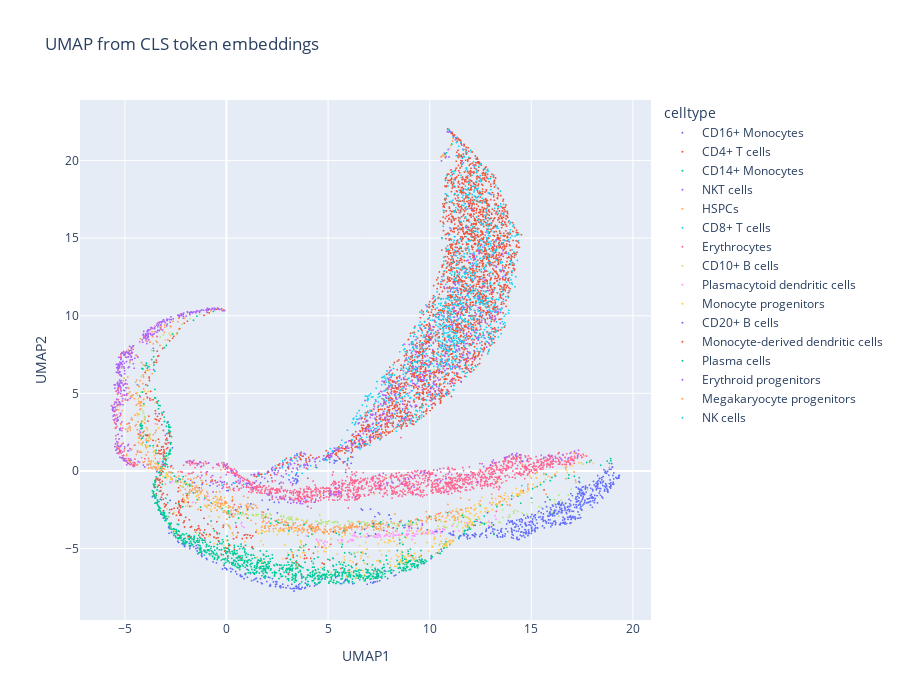

Here is the notebook cell this chart was saved with:
### Code cell
import plotly.express as px
import pandas as pd

cls_umap_df = pd.DataFrame(
    cls_embed_adata.obsm["X_umap"], columns=["UMAP1", "UMAP2"]
)
cls_umap_df["celltype"] = cls_embed_adata.obs["celltype"].values
cls_umap_df["cell_id"] = cls_embed_adata.obs["cell_id"].values

fig = px.scatter(
    cls_umap_df, x="UMAP1", y="UMAP2", color="celltype",
    hover_name="cell_id",
    title="UMAP from CLS token embeddings",
    width=900, height=700,
)
fig.update_traces(marker_size=2)
fig.show()

### Figure 1 — Plotly figure (JSON) as saved in the notebook; plotly's stock layout.template omitted (floating-point values rounded to 4 significant figures; data arrays with more than 128 entries replaced by an {"elided": "..."} marker saying what was removed)
{"data": [{"hovertemplate": "<b>%{hovertext}</b><br><br>celltype=CD16+ Monocytes<br>UMAP1=%{x}<br>UMAP2=%{y}<extra></extra>", "hovertext": {"elided": "166 str values"}, "legendgroup": "CD16+ Monocytes", "marker": {"color": "#636efa", "size": 2, "symbol": "circle"}, "mode": "markers", "name": "CD16+ Monocytes", "showlegend": true, "type": "scattergl", "x": {"elided": "166 float values"}, "xaxis": "x", "y": {"elided": "166 float values"}, "yaxis": "y"}, {"hovertemplate": "<b>%{hovertext}</b><br><br>celltype=CD4+ T cells<br>UMAP1=%{x}<br>UMAP2=%{y}<extra></extra>", "hovertext": {"elided": "2684 str values"}, "legendgroup": "CD4+ T cells", "marker": {"color": "#EF553B", "size": 2, "symbol": "circle"}, "mode": "markers", "name": "CD4+ T cells", "showlegend": true, "type": "scattergl", "x": {"elided": "2684 float values"}, "xaxis": "x", "y": {"elided": "2684 float values"}, "yaxis": "y"}, {"hovertemplate": "<b>%{hovertext}</b><br><br>celltype=CD14+ Monocytes<br>UMAP1=%{x}<br>UMAP2=%{y}<extra></extra>", "hovertext": {"elided": "1050 str values"}, "legendgroup": "CD14+ Monocytes", "marker": {"color": "#00cc96", "size": 2, "symbol": "circle"}, "mode": "markers", "name": "CD14+ Monocytes", "showlegend": true, "type": "scattergl", "x": {"elided": "1050 float values"}, "xaxis": "x", "y": {"elided": "1050 float values"}, "yaxis": "y"}, {"hovertemplate": "<b>%{hovertext}</b><br><br>celltype=NKT cells<br>UMAP1=%{x}<br>UMAP2=%{y}<extra></extra>", "hovertext": {"elided": "663 str values"}, "legendgroup": "NKT cells", "marker": {"color": "#ab63fa", "size": 2, "symbol": "circle"}, "mode": "markers", "name": "NKT cells", "showlegend": true, "type": "scattergl", "x": {"elided": "663 float values"}, "xaxis": "x", "y": {"elided": "663 float values"}, "yaxis": "y"}, {"hovertemplate": "<b>%{hovertext}</b><br><br>celltype=HSPCs<br>UMAP1=%{x}<br>UMAP2=%{y}<extra></extra>", "hovertext": {"elided": "445 str values"}, "legendgroup": "HSPCs", "marker": {"color": "#FFA15A", "size": 2, "symbol": "circle"}, "mode": "markers", "name": "HSPCs", "showlegend": true, "type": "scattergl", "x": {"elided": "445 float values"}, "xaxis": "x", "y": {"elided": "445 float values"}, "yaxis": "y"}, {"hovertemplate": "<b>%{hovertext}</b><br><br>celltype=CD8+ T cells<br>UMAP1=%{x}<br>UMAP2=%{y}<extra></extra>", "hovertext": {"elided": "1015 str values"}, "legendgroup": "CD8+ T cells", "marker": {"color": "#19d3f3", "size": 2, "symbol": "circle"}, "mode": "markers", "name": "CD8+ T cells", "showlegend": true, "type": "scattergl", "x": {"elided": "1015 float values"}, "xaxis": "x", "y": {"elided": "1015 float values"}, "yaxis": "y"}, {"hovertemplate": "<b>%{hovertext}</b><br><br>celltype=Erythrocytes<br>UMAP1=%{x}<br>UMAP2=%{y}<extra></extra>", "hovertext": {"elided": "1502 str values"}, "legendgroup": "Erythrocytes", "marker": {"color": "#FF6692", "size": 2, "symbol": "circle"}, "mode": "markers", "name": "Erythrocytes", "showlegend": true, "type": "scattergl", "x": {"elided": "1502 float values"}, "xaxis": "x", "y": {"elided": "1502 float values"}, "yaxis": "y"}, {"hovertemplate": "<b>%{hovertext}</b><br><br>celltype=CD10+ B cells<br>UMAP1=%{x}<br>UMAP2=%{y}<extra></extra>", "hovertext": {"elided": "207 str values"}, "legendgroup": "CD10+ B cells", "marker": {"color": "#B6E880", "size": 2, "symbol": "circle"}, "mode": "markers", "name": "CD10+ B cells", "showlegend": true, "type": "scattergl", "x": {"elided": "207 float values"}, "xaxis": "x", "y": {"elided": "207 float values"}, "yaxis": "y"}, {"hovertemplate": "<b>%{hovertext}</b><br><br>celltype=Plasmacytoid dendritic cells<br>UMAP1=%{x}<br>UMAP2=%{y}<extra></extra>", "hovertext": {"elided": "134 str values"}, "legendgroup": "Plasmacytoid dendritic cells", "marker": {"color": "#FF97FF", "size": 2, "symbol": "circle"}, "mode": "markers", "name": "Plasmacytoid dendritic cells", "showlegend": true, "type": "scattergl", "x": {"elided": "134 float values"}, "xaxis": "x", "y": {"elided": "134 float values"}, "yaxis": "y"}, {"hovertemplate": "<b>%{hovertext}</b><br><br>celltype=Monocyte progenitors<br>UMAP1=%{x}<br>UMAP2=%{y}<extra></extra>", "hovertext": {"elided": "428 str values"}, "legendgroup": "Monocyte progenitors", "marker": {"color": "#FECB52", "size": 2, "symbol": "circle"}, "mode": "markers", "name": "Monocyte progenitors", "showlegend": true, "type": "scattergl", "x": {"elided": "428 float values"}, "xaxis": "x", "y": {"elided": "428 float values"}, "yaxis": "y"}, {"hovertemplate": "<b>%{hovertext}</b><br><br>celltype=CD20+ B cells<br>UMAP1=%{x}<br>UMAP2=%{y}<extra></extra>", "hovertext": {"elided": "543 str values"}, "legendgroup": "CD20+ B cells", "marker": {"color": "#636efa", "size": 2, "symbol": "circle"}, "mode": "markers", "name": "CD20+ B cells", "showlegend": true, "type": "scattergl", "x": {"elided": "543 float values"}, "xaxis": "x", "y": {"elided": "543 float values"}, "yaxis": "y"}, {"hovertemplate": "<b>%{hovertext}</b><br><br>celltype=Monocyte-derived dendritic cells<br>UMAP1=%{x}<br>UMAP2=%{y}<extra></extra>", "hovertext": {"elided": "214 str values"}, "legendgroup": "Monocyte-derived dendritic cells", "marker": {"color": "#EF553B", "size": 2, "symbol": "circle"}, "mode": "markers", "name": "Monocyte-derived dendritic cells", "showlegend": true, "type": "scattergl", "x": {"elided": "214 float values"}, "xaxis": "x", "y": {"elided": "214 float values"}, "yaxis": "y"}, {"hovertemplate": "<b>%{hovertext}</b><br><br>celltype=Plasma cells<br>UMAP1=%{x}<br>UMAP2=%{y}<extra></extra>", "hovertext": ["AACTCTTAGGCACATG-1-Oetjen_A", "AATCCAGTCTACTTAC-1-Oetjen_A", "AATCGGTAGTGCTGCC-1-Oetjen_A", "ACAGCCGAGCGAGAAA-1-Oetjen_A", "ACGAGGAGTTCGTGAT-1-Oetjen_A", "AGAATAGCAAGGACAC-1-Oetjen_A", "AGCGTATGTACAGTTC-1-Oetjen_A", "AGCTCTCTCCCTAACC-1-Oetjen_A", "ATGTGTGGTTCGCGAC-1-Oetjen_A", "ATTACTCGTGAAGGCT-1-Oetjen_A", "CAAGAAAGTCATGCAT-1-Oetjen_A", "CACCACTGTCGACTAT-1-Oetjen_A", "CCATTCGGTGAAATCA-1-Oetjen_A", "CCCTCCTGTACCAGTT-1-Oetjen_A", "CCGGGATGTTTGTGTG-1-Oetjen_A", "CCGTACTTCGATCCCT-1-Oetjen_A", "CCGTGGACATGAAGTA-1-Oetjen_A", "CGAGCCACACTTAACG-1-Oetjen_A", "CGTAGGCCACTTCGAA-1-Oetjen_A", "CTTAACTTCTCAACTT-1-Oetjen_A", "GAACCTATCCATGCTC-1-Oetjen_A", "GCACTCTTCGTCGTTC-1-Oetjen_A", "GCATGCGGTTGGAGGT-1-Oetjen_A", "GCCTCTACAGACACTT-1-Oetjen_A", "GCGGGTTCAATCACAC-1-Oetjen_A", "GGAACTTGTTATCGGT-1-Oetjen_A", "GGACATTGTTATTCTC-1-Oetjen_A", "GTCACGGTCTAACTTC-1-Oetjen_A", "TACGGATCAGGCTCAC-1-Oetjen_A", "TCCACACGTTGATTGC-1-Oetjen_A", "TGACTAGAGTGCCATT-1-Oetjen_A", "TGTGGTACATTCTCAT-1-Oetjen_A", "TTATGCTTCTGCCCTA-1-Oetjen_A", "AAATGCCGTACCCAAT-1-Oetjen_P", "AAGCCGCTCCCAAGTA-1-Oetjen_P", "ACCAGTATCAAACGGG-1-Oetjen_P", "ACTGAACAGCTAGGCA-1-Oetjen_P", "AGGGAGTTCCTACAGA-1-Oetjen_P", "AGGTCATAGACATAAC-1-Oetjen_P", "ATCTACTTCGTGGACC-1-Oetjen_P", "ATTCTACAGCATCATC-1-Oetjen_P", "CACAGTAGTTCACGGC-1-Oetjen_P", "CACATTTCATTGCGGC-1-Oetjen_P", "CCAGCGACATGTCCTC-1-Oetjen_P", "CCCATACCACATCTTT-1-Oetjen_P", "CCGTTCAGTAAACGCG-1-Oetjen_P", "CCTTCGACACAGACTT-1-Oetjen_P", "CGACTTCGTCTCTTTA-1-Oetjen_P", "CGACTTCTCATTATCC-1-Oetjen_P", "CGAGAAGAGATCGATA-1-Oetjen_P", "CGGCTAGAGTGTGAAT-1-Oetjen_P", "CGTCAGGTCATAAAGG-1-Oetjen_P", "CGTTAGAGTCGCATAT-1-Oetjen_P", "CGTTCTGTCTGTCTAT-1-Oetjen_P", "GACCAATAGTTCGCGC-1-Oetjen_P", "GCACATATCATTCACT-1-Oetjen_P", "GCAGCCACAAAGGAAG-1-Oetjen_P", "GCAGTTACAATGAATG-1-Oetjen_P", "GCATACAAGGGAGTAA-1-Oetjen_P", "GCATGCGGTGACGGTA-1-Oetjen_P", "GGGCACTCAAGGTGTG-1-Oetjen_P", "GGTGAAGGTTGGTTTG-1-Oetjen_P", "GTACGTAAGGTCATCT-1-Oetjen_P", "GTACTCCAGCAATATG-1-Oetjen_P", "GTAGTCACACTGTGTA-1-Oetjen_P", "GTGTGCGTCAGCTCGG-1-Oetjen_P", "TAGGCATAGGGTATCG-1-Oetjen_P", "TATGCCCTCCTCAACC-1-Oetjen_P", "TCAGCAATCGCATGAT-1-Oetjen_P", "TCAGGATCAATGGTCT-1-Oetjen_P", "TCTTCGGTCTAACCGA-1-Oetjen_P", "TGCTACCCAAGGTGTG-1-Oetjen_P", "TTAACTCCAATACGCT-1-Oetjen_P", "AAACCTGGTTGCTCCT-1-Oetjen_U", "AAGTCTGGTACAGTGG-1-Oetjen_U", "ACCTTTAAGTGGCACA-1-Oetjen_U", "AGGTCATCACGGCCAT-1-Oetjen_U", "AGGTCATTCTCTGAGA-1-Oetjen_U", "AGTAGTCTCACTTACT-1-Oetjen_U", "ATTGGTGCAGTTTACG-1-Oetjen_U", "CAGCTAAGTTCGAATC-1-Oetjen_U", "CATCAAGGTTACGCGC-1-Oetjen_U", "CATTCGCTCTTTAGTC-1-Oetjen_U", "CCAATCCGTCTGATCA-1-Oetjen_U", "CCAGCGAAGGAGTAGA-1-Oetjen_U", "CCGTGGATCAGCTTAG-1-Oetjen_U", "CCTTTCTTCGTTGCCT-1-Oetjen_U", "CGGAGCTTCTTCGGTC-1-Oetjen_U", "CGTAGCGGTATAAACG-1-Oetjen_U", "CGTCCATTCATATCGG-1-Oetjen_U", "CGTCCATTCCAATGGT-1-Oetjen_U", "CGTTAGATCTGTTGAG-1-Oetjen_U", "CTGTTTATCATAACCG-1-Oetjen_U", "GAAACTCTCGGACAAG-1-Oetjen_U", "GAAATGATCGTCTGCT-1-Oetjen_U", "GAACCTAAGATGCCTT-1-Oetjen_U", "GACTAACAGTCCATAC-1-Oetjen_U", "GACTACAGTTCTGTTT-1-Oetjen_U", "GACTGCGTCGCAAGCC-1-Oetjen_U", "GATGCTATCCCACTTG-1-Oetjen_U", "GCTGCTTGTCCGACGT-1-Oetjen_U", "GGACGTCTCATGTCTT-1-Oetjen_U", "GTACTTTTCTCTGCTG-1-Oetjen_U", "GTATCTTCAGCCTTTC-1-Oetjen_U", "GTCGTAATCTCATTCA-1-Oetjen_U", "GTGAAGGGTCCAGTGC-1-Oetjen_U", "GTGAAGGTCAAACAAG-1-Oetjen_U", "GTGTGCGTCCGTTGCT-1-Oetjen_U", "TACGGGCGTCTCACCT-1-Oetjen_U", "TACGGTAAGGACATTA-1-Oetjen_U", "TGCTACCAGTCTCAAC-1-Oetjen_U"], "legendgroup": "Plasma cells", "marker": {"color": "#00cc96", "size": 2, "symbol": "circle"}, "mode": "markers", "name": "Plasma cells", "showlegend": true, "type": "scattergl", "x": [1.051, 8.97, -4.219, 9.992, -0.7511, 17.35, 1.914, -1.453, -4.211, -0.6433, -4.241, -2.283, 2.539, -4.239, 3.074, 7.979, 10.29, 5.769, 0.09609, -0.2194, -3.588, -4.181, 16.19, 2.196, 15.72, -2.89, -4.133, 7.205, -4.156, -4.065, 9.175, -1.99, 0.1111, -1.793, -3.013, -4.112, -4.233, 10.83, 16.83, -3.348, -2.651, 18.74, -3.933, -3.679, -2.974, -1.062, 11.09, -3.851, -4.27, 10.88, -2.038, -1.627, -2.56, 0.4505, -4.094, 10.76, -3.984, -4.209, -4.157, -2.409, 7.595, -3.474, -3.891, -3.883, -2.346, 16.85, 0.1475, -1.919, -3.763, -2.656, -3.936, -1.817, -4.136, -3.601, 17.38, -3.464, 8.656, -2.135, 5.76, 18.84, 9.147, 15.8, 14.48, 8.68, 15.92, 3.049, 2.818, 12.57, 18.91, 2.627, 18.41, 2.445, 4.172, 4.204, 18.9, 7.544, 0.6857, 5.547, 13.17, 2.168, 17.11, -4.153, 12.69, 9.428, 16.07, 8.399, 6.591, 5.407, 0.5959, 6.549, 3.831], "xaxis": "x", "y": [-3.045, -3.234, 2.268, -2.936, -2.063, -0.4381, -3.0, 9.973, 2.708, 10.28, 2.971, -0.5418, -3.327, 2.942, -3.87, -3.48, -3.187, -3.845, -2.584, -2.416, 7.744, 2.853, -0.3301, -3.074, -0.2189, 0.2565, 5.082, -3.596, 6.599, 4.332, -3.321, -0.8591, -2.734, -0.96, 0.2917, 6.569, 2.885, 20.5, -0.4766, 0.4927, 8.811, 0.6352, 6.805, 7.176, 0.422, -1.747, 21.07, 6.724, 4.84, -2.699, -0.676, -1.409, -0.333, -3.34, 2.506, 20.4, 2.321, 3.04, 2.751, -0.6484, -3.284, 1.141, 6.627, 5.501, -0.4934, -0.2589, -2.983, -1.476, 1.617, -0.1191, 6.953, -0.8754, 2.118, 1.625, -0.7464, 1.32, -4.021, -0.372, -3.862, 0.4869, 6.937, -1.685, -2.082, -3.517, -1.854, -3.507, -3.462, -3.351, 0.6512, -6.289, 0.3668, -3.247, -3.712, -4.071, 0.7942, -3.388, -2.709, -4.102, -4.091, -3.377, -0.3429, 2.928, -3.418, -3.16, -2.764, -3.714, -4.039, -4.018, -3.039, -3.4, -3.466], "yaxis": "y"}, {"hovertemplate": "<b>%{hovertext}</b><br><br>celltype=Erythroid progenitors<br>UMAP1=%{x}<br>UMAP2=%{y}<extra></extra>", "hovertext": {"elided": "463 str values"}, "legendgroup": "Erythroid progenitors", "marker": {"color": "#ab63fa", "size": 2, "symbol": "circle"}, "mode": "markers", "name": "Erythroid progenitors", "showlegend": true, "type": "scattergl", "x": {"elided": "463 float values"}, "xaxis": "x", "y": {"elided": "463 float values"}, "yaxis": "y"}, {"hovertemplate": "<b>%{hovertext}</b><br><br>celltype=Megakaryocyte progenitors<br>UMAP1=%{x}<br>UMAP2=%{y}<extra></extra>", "hovertext": {"elided": "221 str values"}, "legendgroup": "Megakaryocyte progenitors", "marker": {"color": "#FFA15A", "size": 2, "symbol": "circle"}, "mode": "markers", "name": "Megakaryocyte progenitors", "showlegend": true, "type": "scattergl", "x": {"elided": "221 float values"}, "xaxis": "x", "y": {"elided": "221 float values"}, "yaxis": "y"}, {"hovertemplate": "<b>%{hovertext}</b><br><br>celltype=NK cells<br>UMAP1=%{x}<br>UMAP2=%{y}<extra></extra>", "hovertext": {"elided": "154 str values"}, "legendgroup": "NK cells", "marker": {"color": "#19d3f3", "size": 2, "symbol": "circle"}, "mode": "markers", "name": "NK cells", "showlegend": true, "type": "scattergl", "x": {"elided": "154 float values"}, "xaxis": "x", "y": {"elided": "154 float values"}, "yaxis": "y"}], "layout": {"height": 700, "legend": {"title": {"text": "celltype"}, "tracegroupgap": 0}, "title": {"text": "UMAP from CLS token embeddings"}, "width": 900, "xaxis": {"anchor": "y", "domain": [0, 1], "title": {"text": "UMAP1"}}, "yaxis": {"anchor": "x", "domain": [0, 1], "title": {"text": "UMAP2"}}}}
